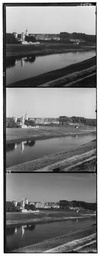
#> input picture Image Aligning&Color image demosaicing/data/prokudin-gorskii/00125v.jpg, 100 x 256 px, shrunk from 400 x 1024 before the run
$ python alignProkudin.py   (Python 2 division)
#> lines starting #> are read from the running program, lines starting #| are printed output that depends on the picture
### Image Aligning&Color image demosaicing/code/utils.py
import numpy as np
import os
import errno
import matplotlib.pyplot as plt

def imread(path):
#> called with path = '../data/prokudin-gorskii/00125v.jpg'
    img = plt.imread(path).astype(float)
#> img: shape (256, 100) float64; min 0, max 255, mean 123.9

    #Remove alpha channel if it exists
    if img.ndim > 2 and img.shape[2] == 4:
        img = img[:, :, 0:3]
    #Puts images values in range [0,1]
    if img.max() > 1.0:
        img /= 255.0

    return img


def mkdir(dirpath):

    if not os.path.exists(dirpath):
        try:
            os.makedirs(dirpath)
        except OSError as e:
            if e.errno != errno.EEXIST:
                raise
    else:
        print "Directory {} already exists.".format(dirpath)


### Image Aligning&Color image demosaicing/code/alignChannels.py
# This code is part of:
#
#   CMPSCI 370: Computer Vision, Spring 2018
#   University of Massachusetts, Amherst
#   Instructor: Subhransu Maji
#
#   Homework 1

import numpy as np

def alignChannels(img, max_shift):
    # raise NotImplementedError("You should implement this.")
    assert (img.shape[2] == 3)
    blue = img[:, :, 0]
    green = img[:, :, 1]
    red = img[:, :, 2]

    shift_i = [0, 0]
    shift_j = [0, 0]

    min_1 = float("inf")
    min_2 = float("inf")

    for i in range (-max_shift[0], max_shift[0]+1):
        for j in range(-max_shift[1], max_shift[1]+1):
            s_1 = np.sum(np.power(np.roll(green, [i, j],axis=[0, 1])-blue, 2))
            s_2 = np.sum(np.power(np.roll(red, [i, j],axis=[0, 1])-blue, 2))

            if s_1 < min_1:
                min_1 = min(min_1, s_1)
                shift_i[0] = i
                shift_j[0] = j
            if s_2 < min_2:
                min_2 = min(min_2, s_2)
                shift_i[1] = i
                shift_j[1] = j

    img[:, :, 1] = np.roll(green, [shift_i[0], shift_j[0]],axis=[0, 1])
    img[:, :, 2] = np.roll(red, [shift_i[1], shift_j[1]],axis=[0, 1])

    pred_shift = np.array([shift_i, shift_j]).T
    return img, pred_shift

### Image Aligning&Color image demosaicing/code/alignProkudin.py
# Demo code for alignment of Prokudin-Gorskii images
#
# Your code should be run after you implement alignChannels
#
# This code is part of:
#
#   CMPSCI 370: Computer Vision, Spring 2017
#   University of Massachusetts, Amherst
#   Instructor: Subhransu Maji
#
#   Homework 1

import os
import time
import numpy as np
import matplotlib.pyplot as plt

from alignChannels import *
from utils import *

#Path to your data directory
data_dir = os.path.join('..', 'data', 'prokudin-gorskii')

#Path to your output directory (change this to your output directory)
out_dir = os.path.join('..', 'output', 'prokudin-gorskii')
mkdir(out_dir)

#List of images
image_names = ['00125v.jpg','00153v.jpg', '00398v.jpg', '00149v.jpg', '00351v.jpg','01112v.jpg']

#Set maximum shift alignment
max_shift = np.array([15, 15])
#Display variable
display = True

#Loop over images, untile them into images, align
for imgname in image_names:

    # Read image
    imgpath = os.path.join(data_dir, imgname)
    img = imread(imgpath)

    # Images are stacked vertically. From top to bottom B, G, R channels (not RGB)
    image_height = img.shape[0] // 3
#> image_height = 85
    image_width = img.shape[1]
#> image_width = 100

    # Allocating memory for the image
    channels = np.zeros((image_height, image_width, 3))

    # We are loading the color channels from top to bottom
    # Note the ordering of indices
    channels[:, :, 2] = img[0:image_height, :]
    channels[:, :, 1] = img[image_height:2*image_height, :]
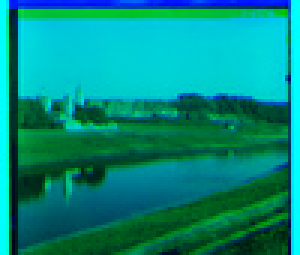
#> channels: shape (85, 100, 3) float64 (shown 3 times larger); mean of channels 0, 1, 2 0, 0.546, 0.494; drawn as R, G, B
    channels[:, :, 0] = img[2*image_height:3*image_height, :]
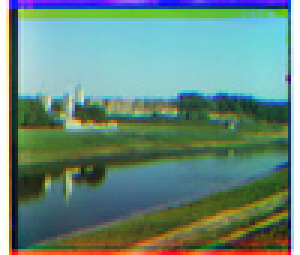
#> channels: shape (85, 100, 3) float64 (shown 3 times larger); mean of channels 0, 1, 2 0.412, 0.546, 0.494; drawn as R, G, B

    # Align the blue and red channels to the green channel.
    color_img, pred_shift = alignChannels(channels.copy(), max_shift)
#> in alignChannels, `blue = img[:, :, 0]`:
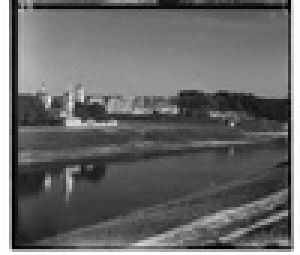
#> blue: shape (85, 100) float64 (shown 3 times larger); min 0, max 1, mean 0.412
#> in alignChannels, `green = img[:, :, 1]`:
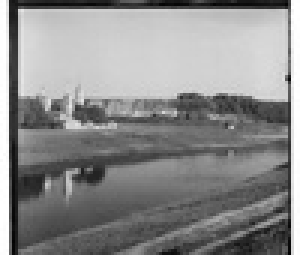
#> green: shape (85, 100) float64 (shown 3 times larger); min 0.00784, max 1, mean 0.546
#> in alignChannels, `red = img[:, :, 2]`:
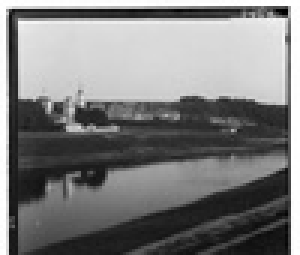
#> red: shape (85, 100) float64 (shown 3 times larger); min 0, max 1, mean 0.494
#> after the loop in alignChannels, `for i in range (-max_shift[0], max_shift[0]+1):`: min_1 = 432; min_2 = 463.9; shift_i = [0, -2]; shift_j = [0, 0]
#> in alignChannels, `img[:, :, 2] = np.roll(red, [shift_i[1], shift_j[1]],axis=[0, 1])`:
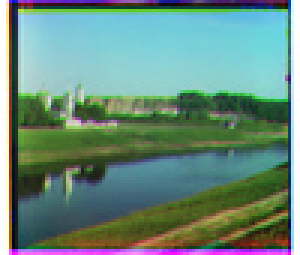
#> img: shape (85, 100, 3) float64 (shown 3 times larger); mean of channels 0, 1, 2 0.412, 0.546, 0.494; drawn as R, G, B
#> in alignChannels, `img[:, :, 2] = np.roll(red, [shift_i[1], shift_j[1]],axis=[0, 1])`:
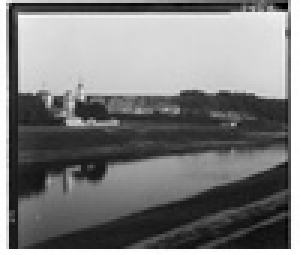
#> red: shape (85, 100) float64 (shown 3 times larger); min 0, max 1, mean 0.494
#> in alignChannels, `pred_shift = np.array([shift_i, shift_j]).T`: pred_shift = [[0, 0], [-2, 0]]
#> pred_shift = [[0, 0], [-2, 0]]

    # Print the alignments
    print '{}\n\t shift: B ({}, {})  R ({}, {})'.format(
            imgname, pred_shift[0, 0], pred_shift[0, 1], pred_shift[1, 0], pred_shift[1, 1])
#| 00125v.jpg
#| 	 shift: B (0, 0)  R (-2, 0)

    # Write image output
    out_imgname = '{}-aligned.png'.format(imgname[0:-4])
    out_imgpath = os.path.join(out_dir, out_imgname)
    plt.imsave(out_imgpath, color_img)

    # Optionally display the results
    if display:
        plt.figure(1)
        plt.clf()

        plt.subplot(121)
        plt.title('Input image')
        plt.imshow(img, cmap='gray')
        plt.axis('off')

        plt.subplot(122)
        plt.title('Aligned image')
        plt.imshow(color_img)
        plt.axis('off')

        plt.show()
#> pass 2 of the loop `for imgname in image_names:`:
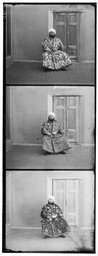
#> input picture Image Aligning&Color image demosaicing/data/prokudin-gorskii/00153v.jpg, 98 x 256 px, shrunk from 394 x 1024 before the run
#> blue: shape (85, 98) float64
#> in alignChannels (call 2), `red = img[:, :, 2]`:
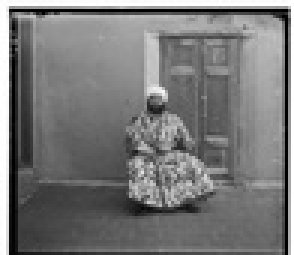
#> red: shape (85, 98) float64 (shown 3 times larger); min 0, max 1, mean 0.471
#> after the loop in alignChannels (call 2), `for i in range (-max_shift[0], max_shift[0]+1):`: min_1 = 282.7; min_2 = 703; shift_i = [-3, -2]; shift_j = [0, -1]
#> in alignChannels (call 2), `img[:, :, 2] = np.roll(red, [shift_i[1], shift_j[1]],axis=[0, 1])`:
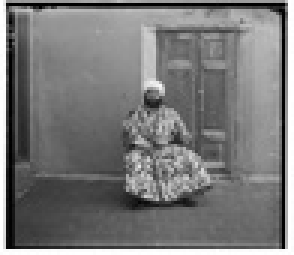
#> red: shape (85, 98) float64 (shown 3 times larger); min 0, max 1, mean 0.471
#> in alignChannels (call 2), `pred_shift = np.array([shift_i, shift_j]).T`: pred_shift = [[-3, 0], [-2, -1]]
#| 00153v.jpg
#| 	 shift: B (-3, 0)  R (-2, -1)
#> pass 3 of the loop `for imgname in image_names:`:
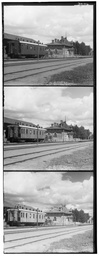
#> input picture Image Aligning&Color image demosaicing/data/prokudin-gorskii/00398v.jpg, 99 x 256 px, shrunk from 397 x 1024 before the run
#> blue: shape (85, 99) float64
#> in alignChannels (call 3), `red = img[:, :, 2]`:
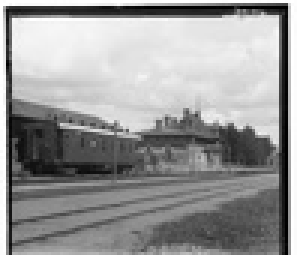
#> red: shape (85, 99) float64 (shown 3 times larger); min 0, max 1, mean 0.594
#> after the loop in alignChannels (call 3), `for i in range (-max_shift[0], max_shift[0]+1):`: min_1 = 233.7; min_2 = 494.1; shift_i = [0, -2]; shift_j = [0, 1]
#> in alignChannels (call 3), `img[:, :, 2] = np.roll(red, [shift_i[1], shift_j[1]],axis=[0, 1])`:
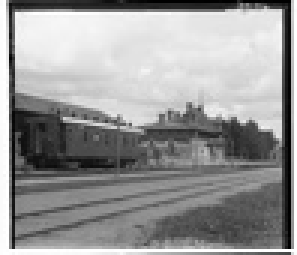
#> red: shape (85, 99) float64 (shown 3 times larger); min 0, max 1, mean 0.594
#> in alignChannels (call 3), `pred_shift = np.array([shift_i, shift_j]).T`: pred_shift = [[0, 0], [-2, 1]]
#| 00398v.jpg
#| 	 shift: B (0, 0)  R (-2, 1)
#> the loop made 6 passes; the first 3 are shown
